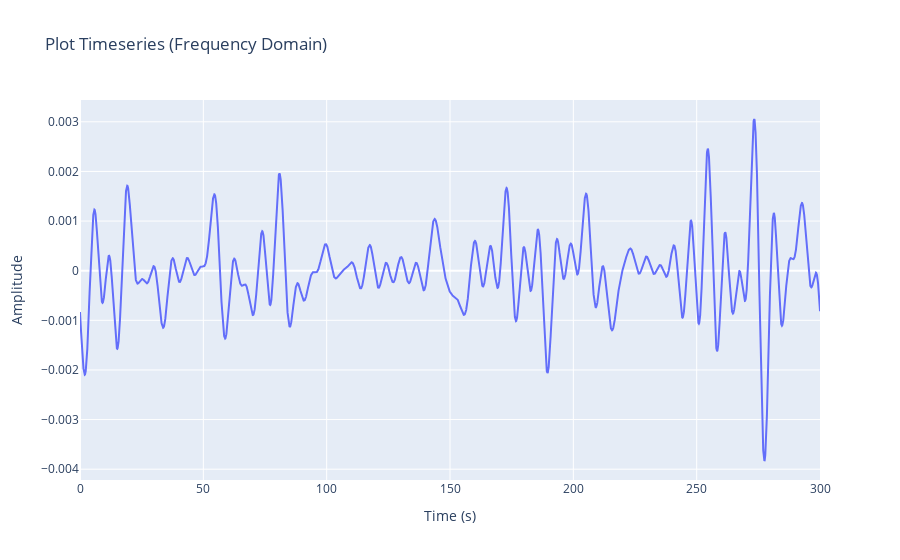

The code cell stored with this chart in its notebook:
### Code cell
# trace1 digunakan untuk menampilkan plot dari fft
trace1 = go.Scatter(
    x = time_vec,
    y = filterred_sig,
    mode = 'lines',
    name = 'Ax'
)

layout = go.Layout(
    title = "Plot Timeseries (Frequency Domain)",
    xaxis = {'title' : "Time (s)"},
    yaxis = {'title' : "Amplitude"}
)
fig = go.Figure(data=[trace1], layout=layout)
fig.show()

### Figure 1 — Plotly figure (JSON) as saved in the notebook; plotly's stock layout.template omitted (floating-point values rounded to 4 significant figures; data arrays with more than 128 entries replaced by an {"elided": "..."} marker saying what was removed)
{"data": [{"mode": "lines", "name": "Ax", "type": "scatter", "x": {"elided": "15772 float values"}, "y": {"elided": "15772 float values"}}], "layout": {"title": {"text": "Plot Timeseries (Frequency Domain)"}, "xaxis": {"title": {"text": "Time (s)"}}, "yaxis": {"title": {"text": "Amplitude"}}}}
